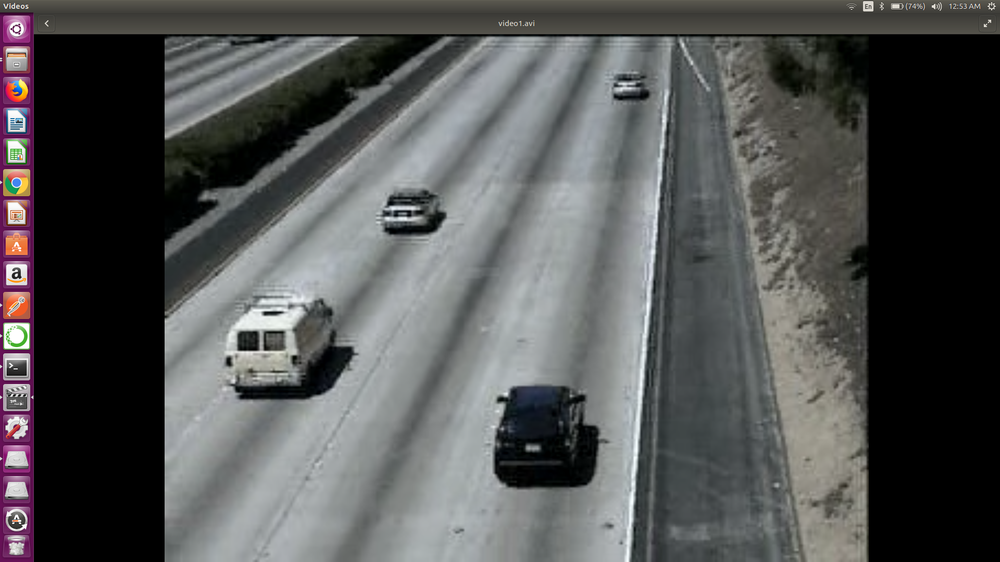
#> input picture AntiTheftAI/highway.png, 1000 x 562 px, shrunk from 1920 x 1080 before the run
$ jupyter execute --allow-errors 'HaarCascades - vehicles.ipynb'
#> lines starting #> are read from the running program, lines starting #| are printed output that depends on the picture; after the words box and inside, x2 and y2 are one past the last pixel; in counts of white or black regions, pixels touching at a corner belong together; pictures that were not available may be replaced by others from this repository, and a replacement may not be noted
[cell 1]
import numpy as np
import cv2
car_cascade = cv2.CascadeClassifier('./cars.xml')
# eye_cascade = cv2.CascadeClassifier('haarcascade_eye.xml')
img = cv2.imread('./highway.png')
#> img is the input picture: shape (562, 1000, 3); mean B, G, R 83.6, 83.9, 82.9
gray = cv2.cvtColor(img, cv2.COLOR_BGR2GRAY)
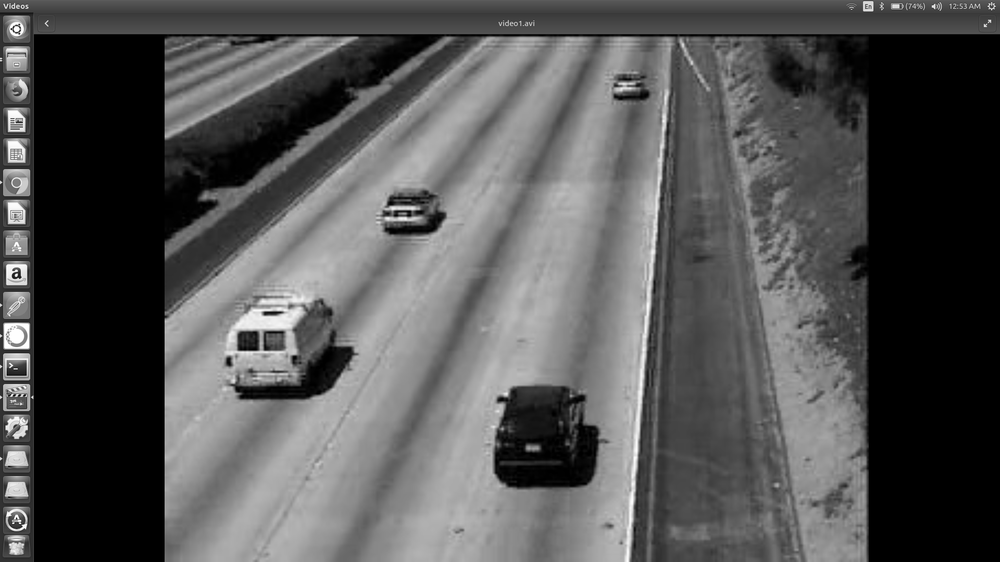
#> gray: shape (562, 1000); min 0, max 255, mean 83.6

#> (a cell that did not finish here is left out)

[cell 3]
# ANY POSSIBLE NUMBER PLATE IN REAL TIME
cap = cv2.VideoCapture("./video4.avi")
while True:
    ret, img = cap.read()
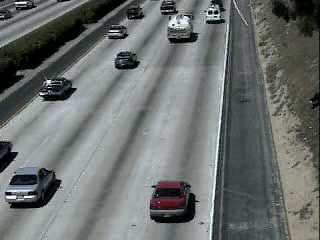
#> input picture frame 50 of AntiTheftAI/video1.avi, 320 x 240 px, given in place of video4.avi, which was not available
#> img is the input picture: shape (240, 320, 3); mean B, G, R 110.8, 112.6, 107.7
    if (type(img) == type(None)):
        break

    gray = cv2.cvtColor(img, cv2.COLOR_BGR2GRAY)
#> gray: shape (240, 320)

    cars = car_cascade.detectMultiScale(gray, 1.1, 1)
#> cars = [[37, 84, 25, 25], [154, 4, 55, 55], [96, 28, 56, 56], [4, 173, 49, 49]]

    for (x,y,w,h) in cars:
        cv2.rectangle(img,(x,y),(x+w,y+h),(0,0,255),2)
#> this loop made 4 passes
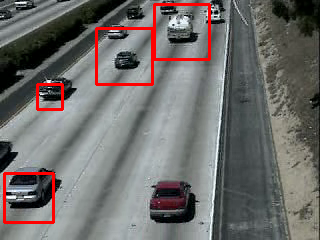
#> img: shape (240, 320, 3); 2.83% of pixels changed, all inside (x1, y1, x2, y2) = (3, 3, 211, 224)

    cv2.imshow('video', img)

    if cv2.waitKey(33) == 27:
#> (key Esc is pressed here)
        break

cv2.destroyAllWindows()

[cell 4]
#CAR COUNT
#https://www.youtube.com/watch?v=NpWe0Y0NUTI
cap = cv2.VideoCapture("./video3.avi")
while True:
    ret, img = cap.read()
    if (type(img) == type(None)):
        break

    gray = cv2.cvtColor(img, cv2.COLOR_BGR2GRAY)

    cars = car_cascade.detectMultiScale(gray, 1.1, 1)

    for (x,y,w,h) in cars:
        cv2.rectangle(img,(x,y),(x+w,y+h),(0,0,255),2)

    cv2.imshow('video', img)

    if cv2.waitKey(33) == 27:
#> (key Esc is pressed here)
        break

cv2.destroyAllWindows()

[cell 5]
# ACTUAL WORKING MODEL
cap = cv2.VideoCapture("./video5.m4v")
count = 0
while True:
    ret, img = cap.read()
    if (type(img) == type(None)):
        break

    gray = cv2.cvtColor(img, cv2.COLOR_BGR2GRAY)

    cars = car_cascade.detectMultiScale(gray, 1.1, 1)

    for (x,y,w,h) in cars:
        crop_img = img[y:y+h, x:x+w]
        cv2.imshow('video', crop_img)
        cv2.imwrite( "./images/car" + str(count) + ".bmp", crop_img);
        count += 1
#> this loop made 4 passes
#> pass 1, `crop_img = img[y:y+h, x:x+w]`:
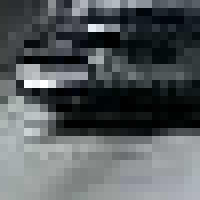
#> crop_img: shape (25, 25, 3) (shown 8 times larger); mean B, G, R 92.3, 91.1, 84.6
#> pass 2, `crop_img = img[y:y+h, x:x+w]`:
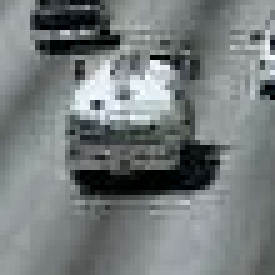
#> crop_img: shape (55, 55, 3) (shown 5 times larger); mean B, G, R 124.5, 123.9, 117.4
#> pass 3, `crop_img = img[y:y+h, x:x+w]`:
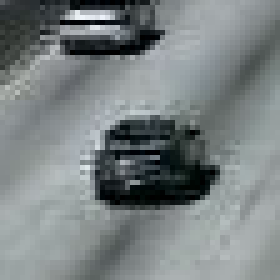
#> crop_img: shape (56, 56, 3) (shown 5 times larger); mean B, G, R 130, 129, 122
#> after the loop, count = 4
        #cv2.rectangle(img,(x,y),(x+w,y+h),(0,0,255),2)

    #cv2.imshow('video', img)

    if cv2.waitKey(33) == 27:
#> (key Esc is pressed here)
        break

cv2.destroyAllWindows()
